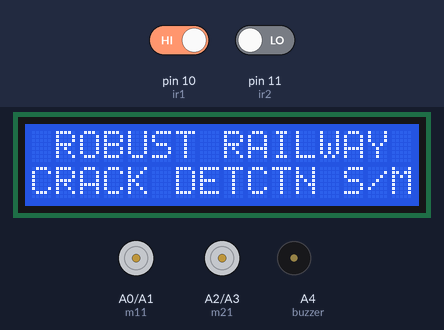
Simulated run of this sketch. Board: Arduino Mega 2560, built for the host (arithmetic inside an expression is 32-bit, double 64-bit). Parts: 16×2 character LCD, motor-driver pin pairs drawn as motors (green arrow = first pin HIGH = forward, orange = second pin HIGH = backward, longer = more drive), buzzer (waves = sounding, pin HIGH). Inputs (shaded band) come from the test bench; at power-on: pin 10 (ir1) HIGH, pin 11 (ir2) LOW. WiFi joins after 1.5 s; servers stay silent unless stated; uploads are accepted with an empty reply; what the sketch prints to the serial monitor is not drawn. At 33.8 s the program stops and its outputs stay as they are.

Above: at 0.1 s.
At 2.1 s:
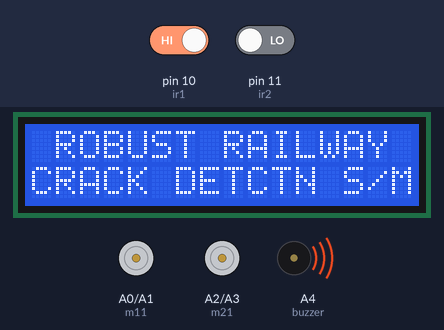
At 5.7 s:
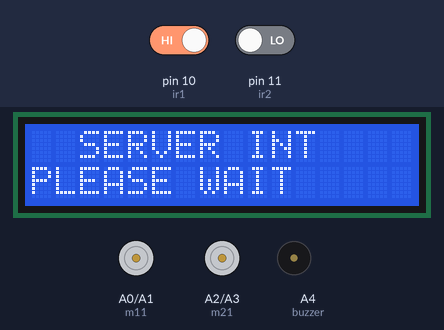
At 7.2 s:
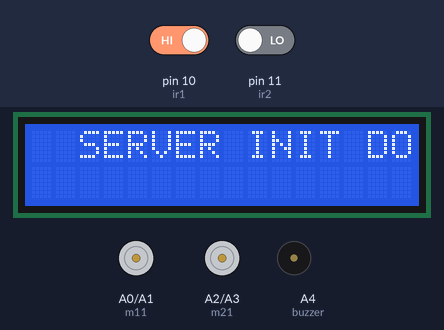
At 13.7 s:
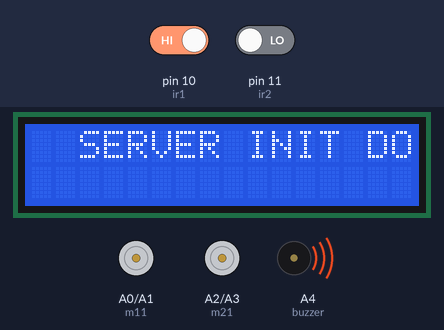
Timing chart, 0 to 16.1 s (numbered marks = the images above):
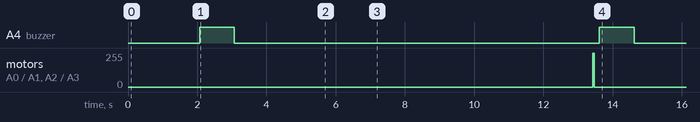

Measured:
- by itself, A4 (buzzer): HIGH → LOW at 3.1 s, → HIGH 10.6 s later, → LOW 1.0 s later
- by itself, motor on A0 (m11) / A1 (m12), motor on A2 (m21) / A3 (m22): stopped → forward 255/255 at 13.4 s, → stopped 0.05 s later
- what the display in image 2 shows lasts 1.5 s, from 5.7 s to 7.2 s

The sketch:

railway_crack_detection_vits_tx.ino
```cpp
#include "WiFiEsp.h"
#include<String.h>

// Emulate Serial1 on pins 6/7 if not present
#ifndef HAVE_HWSERIAL1
#include "SoftwareSerial.h"
SoftwareSerial Serial1(12, 13); // RX, TX
SoftwareSerial SIM900(2, 3); // RX, TX
#endif


char ssid[] = "project12";            // your network SSID (name)
char pass[] = "project123456";        // your network password
int status = WL_IDLE_STATUS;     // the Wifi radio's status

char server[] = "projectsiot.xyz";
String read_msg = "\0";

int t = 0;

String crack = "N";


String A = "GET /IoTProjects/RailwayCrack/upload.php?a=";
String Z = " HTTP/1.1";
String msg = "GET /api.php?username=Mydreamacd&password=Mydrm123&to=";
String bulk = "\0";
String iot = "\0";

// Initialize the Ethernet client object
WiFiEspClient client;

#include <LiquidCrystal.h>
LiquidCrystal lcd (4,5,6,7,8,9);

#define ir1 10
#define ir2 11
#define m11 A0
#define m12 A1
#define m21 A2
#define m22 A3
#define buzzer A4

int mems = 0;
void forward ()
{
  digitalWrite(m11,HIGH);
  digitalWrite(m12,LOW);
  digitalWrite(m21,HIGH);
  digitalWrite(m22,LOW);
  delay(50);
}

void backward ()
{
  digitalWrite(m11,LOW);
  digitalWrite(m12,HIGH);
  digitalWrite(m21,LOW);
  digitalWrite(m22,HIGH);
  delay(50);
}

void left ()
{
  digitalWrite(m11,HIGH);
  digitalWrite(m12,LOW);
 digitalWrite(m21,LOW);
  digitalWrite(m22,HIGH);
  delay(50);
}
void right ()
{
   digitalWrite(m11,LOW);
  digitalWrite(m12,HIGH);
  digitalWrite(m21,HIGH);
  digitalWrite(m22,LOW);
  delay(50);
}
void stop_motor ()
{
   digitalWrite(m11,LOW);
  digitalWrite(m12,LOW);
  digitalWrite(m21,LOW);
  digitalWrite(m22,LOW);
  delay(50);
}
void beep ()
{
  digitalWrite(buzzer,HIGH); delay(1000);
  digitalWrite(buzzer,LOW); delay(100);
}

 void lcdstring (unsigned int a, unsigned int b, String data)
 {
  lcd.setCursor(a,b);
  lcd.print(data);
 }

void setup()
{
Serial.begin(9600);
Serial.println(F("POWERE UP"));
SIM900.begin(9600);

lcd.begin(16,2);

lcd.clear();
lcdstring(0,0," ROBUST RAILWAY ");
lcdstring(0,1,"CRACK DETCTN S/M");
 delay(2000);
        //  lcd.clear();

pinMode(buzzer,OUTPUT);
pinMode(ir1,INPUT);
pinMode(ir2,INPUT);
pinMode(m11,OUTPUT);
pinMode(m12,OUTPUT);
pinMode(m21,OUTPUT);
pinMode(m22,OUTPUT);

beep ();

  // initialize serial for ESP module
  Serial1.begin(9600);
  // initialize ESP module
  WiFi.init(&Serial1);

Serial1.listen (); delay(1000);

  // check for the presence of the shield
  if (WiFi.status() == WL_NO_SHIELD) {
    Serial.println(F("WiFi shield not present"));
    // don't continue
//    while (true);
  }

  // attempt to connect to WiFi network
  while ( status != WL_CONNECTED) {
    Serial.print(F("Attempting to connect to WPA SSID: "));
    Serial.println(ssid);
    // Connect to WPA/WPA2 network
    status = WiFi.begin(ssid, pass);
  }
   lcd.clear();
        lcd.setCursor(2,0);
        lcd.print("SERVER INT      ");
        lcd.setCursor(0,1);
         lcd.print("PLEASE WAIT      ");
         delay(200);
iot = A + "U" + Z;
sndit ();
   lcd.clear();
        lcd.setCursor(2,0);
        lcd.print("SERVER INIT DONE   ");
        lcd.setCursor(0,1);
         lcd.print("                  ");
         delay(2000);
iot = A + "N" + Z;
sndit ();

delay(3000);
forward ();

}

void loop()
{

if ((digitalRead(ir1)==LOW)||(digitalRead(ir2)==LOW))
{
  Serial.println("crack fault detected please check");
stop_motor ();
SIM900.listen();
SIM900.print("CRACK DETECTED "); delay(100);
beep ();
SIM900.print("CRACK DETECTED "); delay(100);
delay(2000);

iot = A + "Y" + Z;
sndit ();
delay(2000);
for(int k = 0; k<10;k++)
{
SIM900.print("CRACK DETECTED "); delay(100);
  iot = A + "Y" + Z;
sndit ();
  }
  while (1);
}

}// loop

void ShowSerialData()
{
  SIM900.listen();
  delay(200);
  while(SIM900.available()!=0)
   read_msg = SIM900.readString();

  Serial.println("read_msg is = "); Serial.println(read_msg);

   delay(1);
}
void sndit ()
{
Serial1.listen();
delay(1000);
  Serial.print(F("IOT = ")); Serial.println(iot);

  // if the server's disconnected, stop the client
  if (!client.connected()) {
    Serial.println(F("Disconnecting from server..."));
    client.stop();

    // do nothing forevermore
    //while (true);
  }
  client.stop();
  client.flush();

  for (int x = 0; x < 1; x++)
  {
    delay(10);
    Serial.println(x, DEC);
  }
  Serial.println(F("Starting connection to server..."));
  // if you get a connection, report back via serial
  if (client.connect(server, 80)) {
    Serial.println(F("Connected to server"));
    // Make a HTTP request

    client.println(iot);

    client.println("Host: projectsiot.xyz");
    client.println("Connection: close");
    client.println();
    iot = "\0";
  }

}
```
